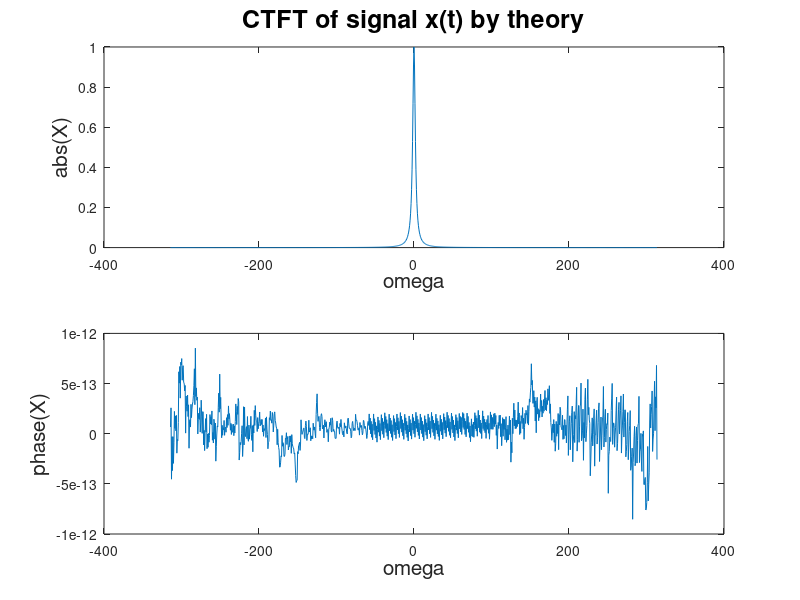
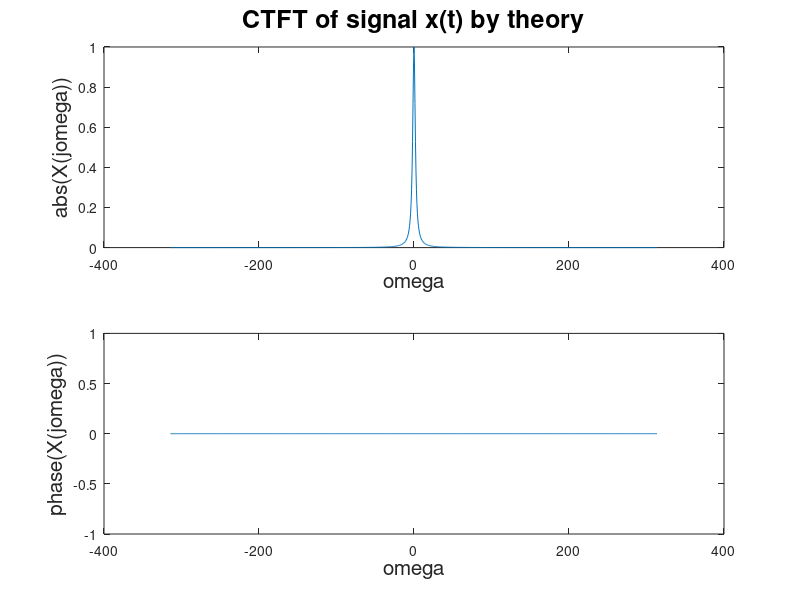
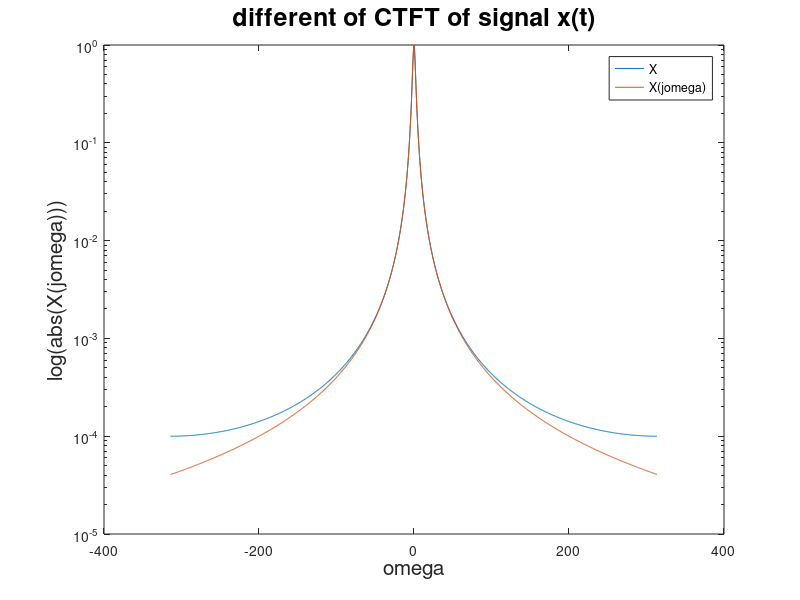
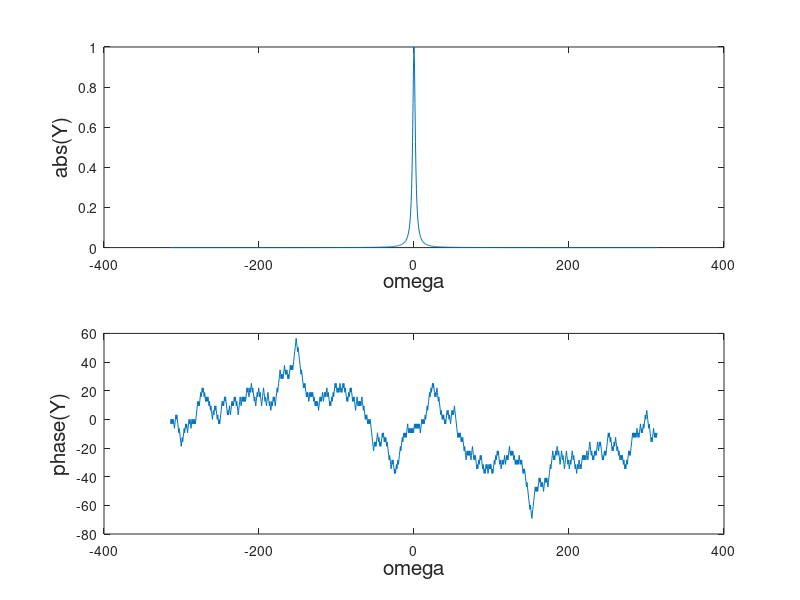

MATLAB code to generate these figures, in order:
%{
TODO:list
note:Basic Problems
item:a
item:b
item:c
item:d
item:e
item:f
item:g

%}

%%%%4.2

%%% a)

%% g(t) = e^(-2t)u(t)
%% x(t) = g(t) + g(-t) = e^(-2t)u(t) + e^(2t)u(-t)
%% X(jw) = \frac{1}{2+jw} + \frac{1}{2-jw}

%%% b)

clear;
clc;
close all;

%% samples of signal y(t) = x(t-5) = yp(t)

tau = 0.01;
T = 10;
t = 0:tau:(T - tau);

%% y(t) = x(t-5) = e^(-2t+10)u(t-5) + e^(2t-10)u(-t+5)
%% in t = [0:tau:5] y(t) = e^(2t-10)
%% in t = [5+tau:tau:T-tau] y(t) = e^(-2t+10)

y = [exp(2 * (0:tau:5) - 10), exp(-2 * (5 + tau:tau:(T - tau)) + 10)];
figure(11)
plot(t,y)

xlabel("t", "fontsize", 15);
ylabel("y(t)", "fontsize", 15);
title("signal y(t)", "fontsize", 18)

N = length(y);

%%% c)

Y = fftshift(tau * fft(y));

lb = (1 - N) * pi / N / tau;
ub = (N - 1) * pi / N / tau;
step = 2 * pi / N / tau;

figure(12) 
plot(lb:step:ub,abs(Y))

xlabel("\omega", "fontsize", 15);
ylabel("abs(Y)", "fontsize", 15);
title("fft of signal y(t)", "fontsize", 18)

%%% d)

w = -(pi / tau) + (0:N - 1) * (2 * pi / (N * tau));

%%% e)

%% Y = e^(5jw)X
%% X = e^(-5jw)Y

X = exp(-5j*w) .* Y;

%%% f)
figure(1);
title("CTFT of signal x(t) by fft", "fontsize", 18);
subplot(211),plot(w, abs(X));
xlabel("\omega", "fontsize", 15);
ylabel("abs(X)", "fontsize", 15); 
title("CTFT of signal x(t) by theory", "fontsize", 18);
subplot(212),plot(w, unwrap(angle(X)));
xlabel("\omega", "fontsize", 15);
ylabel("phase(X)", "fontsize", 15);

X_ =1./(2+1j.*w)+1./(2-1j.*w);

figure(2)
subplot(211),plot(w, abs(X_));
xlabel("\omega", "fontsize", 15);
ylabel("abs(X(j\omega))", "fontsize", 15);
title("CTFT of signal x(t) by theory", "fontsize", 18);
subplot(212),plot(w, unwrap(angle(X_)));
xlabel("\omega", "fontsize", 15);
ylabel("phase(X(j\omega))", "fontsize", 15);

figure(3)
semilogy(w,abs(X));
hold on
semilogy(w,abs(X_));
xlabel("\omega", "fontsize", 15);
ylabel("log(abs(X(j\omega)))", "fontsize", 15);
title("different of CTFT of signal x(t)", "fontsize", 18);
legend("X","X(j\omega)");

%%% g)

figure(4)
subplot(211),plot(w,abs(Y));
xlabel("\omega", "fontsize", 15);
ylabel("abs(Y)", "fontsize", 15);
subplot(212),plot(w,unwrap(angle(Y)));
xlabel("\omega", "fontsize", 15);
ylabel("phase(Y)", "fontsize", 15);

figure(5)
semilogy(w,abs(Y));
hold on
semilogy(w,abs(X));
xlabel("\omega", "fontsize", 15);
ylabel("log(abs(X(j\omega)))", "fontsize", 15);
title("different of X and Y", "fontsize", 18);

legend("Y","X");
